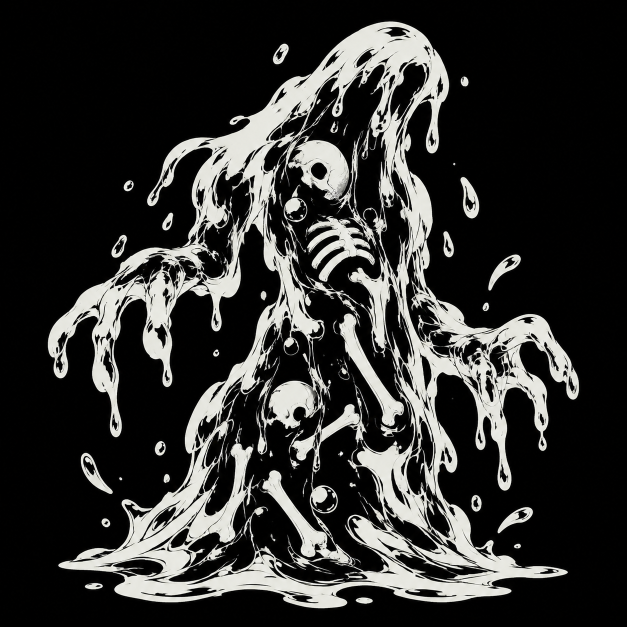
#> input picture assets/portraits/monster/monster_acid_slime.png, 1254 x 1254 px, found by its file name (shown at 1/2 size); its folder holds only this picture in this run
$ python crop_monster_avatars.py
#> lines starting #> are read from the running program, lines starting #| are printed output that depends on the picture; after the words box and inside, x2 and y2 are one past the last pixel; in counts of white or black regions, pixels touching at a corner belong together
# -*- coding: utf-8 -*-
"""
tools/crop_monster_avatars.py
怪物头像批量截取：从 assets/portraits/monster/ 的 1:1 立绘截取上半部头像方图，
输出 512x512 到 assets/avatars/monster/（保留黑底，不做去背）。
定位：亮部像素（>25）的质心定水平轴；亮区顶界 + 4% 呼吸边距定上缘；
边长取画宽 66%，越界时贴边回退。Lanczos 下采样。
"""

import os
import sys
import numpy as np
from PIL import Image

PROJ = r"D:\123\rimisekai"
SRC = os.path.join(PROJ, "assets", "portraits", "monster")
DST = os.path.join(PROJ, "assets", "avatars", "monster")
SIDE_RATIO = 0.66
TOP_MARGIN = 0.04
TARGET = 512

# 逐文件人工定框：(水平中心, 上缘, 边长)，均为垫黑方画布的比例。未列出的走启发式。
OVERRIDES = {
    "monster_boss_hobgoblin": (0.40, 0.00, 0.45),
    "monster_boss_necromancer_lord": (0.45, 0.00, 0.45),
    "monster_boss_old_god": (0.50, 0.00, 0.75),
    "monster_cave_bat": (0.50, 0.38, 0.34),
    "monster_corrupted_spider": (0.47, 0.25, 0.34),
    "monster_dire_wolf": (0.48, 0.30, 0.34),
    "monster_fire_elemental": (0.50, 0.12, 0.34),
    "monster_floating_eye": (0.50, 0.22, 0.42),
    "monster_gargoyle": (0.50, 0.25, 0.34),
    "monster_giant_rat": (0.50, 0.25, 0.34),
    "monster_goblin": (0.51, 0.28, 0.30),
    "monster_ice_elemental": (0.50, 0.20, 0.34),
    "monster_man_eating_plant": (0.46, 0.12, 0.40),
    "monster_mimic_chest": (0.49, 0.26, 0.42),
    "monster_mushroom_crawler": (0.52, 0.24, 0.36),
    "monster_shadow_tendril": (0.50, 0.18, 0.32),
    "monster_skeleton_archer": (0.42, 0.20, 0.28),
    "monster_skeleton_swordsman": (0.47, 0.08, 0.26),
    "monster_slime": (0.52, 0.47, 0.30),
    "monster_wraith": (0.52, 0.06, 0.34),
    "monster_wyvern_hatchling": (0.42, 0.22, 0.30),
    # 2026-10-08 新增 53 只批次的人工定框（启发式切头/重心错位者）
    "monster_basilisk": (0.50, 0.00, 0.52),
    "monster_bone_hound": (0.49, 0.04, 0.52),
    "monster_boss_abyss_worm": (0.50, 0.00, 0.52),
    "monster_boss_ancient_thorn": (0.50, 0.12, 0.52),
    "monster_boss_ancient_wyvern": (0.46, 0.30, 0.52),
    "monster_boss_bone_colossus": (0.50, 0.00, 0.52),
    "monster_boss_broodmother": (0.50, 0.30, 0.52),
    "monster_boss_flesh_titan": (0.50, 0.00, 0.52),
    "monster_boss_magma_behemoth": (0.50, 0.00, 0.52),
    "monster_boss_plague_lord": (0.50, 0.00, 0.52),
    "monster_boss_storm_sovereign": (0.50, 0.00, 0.52),
    "monster_cyclops": (0.50, 0.23, 0.52),
    "monster_death_knight": (0.50, 0.00, 0.52),
    "monster_doppelganger": (0.50, 0.00, 0.52),
    "monster_dust_wight": (0.50, 0.00, 0.52),
    "monster_ogre_bruiser": (0.50, 0.00, 0.52),
}


def crop_box(arr):
    h, w = arr.shape
    mask = arr > 25
    if not mask.any():
        cx, top = w // 2, 0
    else:
        ys, xs = np.where(mask)
        cx = int(np.median(xs))
        top = int(ys.min())
    side = int(w * SIDE_RATIO)
    x1 = cx - side // 2
    x1 = max(0, min(x1, w - side))
    y1 = max(0, int(top - w * TOP_MARGIN))
    y1 = min(y1, h - side)
    return x1, y1, side


def load_square(src_path):
    """居中垫黑成方画布：后续覆盖表坐标一律在方画布上表达。"""
    img = Image.open(src_path).convert("RGB")
#> img is the input picture: PIL image 1254x1254 RGB; mean R, G, B 51.1, 51.1, 49.6
    w, h = img.size
#> w = 1254; h = 1254
    side = max(w, h)
#> side = 1254
    canvas = Image.new("RGB", (side, side), (0, 0, 0))
#> canvas: PIL image 1254x1254 RGB; every value is 0
    canvas.paste(img, ((side - w) // 2, (side - h) // 2))
    return canvas


def main():
    os.makedirs(DST, exist_ok=True)
    names = sorted(f for f in os.listdir(SRC) if f.endswith(".png"))
    for name in names:
        src_path = os.path.join(SRC, name)
        canvas = load_square(src_path)
        arr = np.array(canvas.convert("L"))
        w, h = canvas.size
#> w = 1254; h = 1254
        key = name[:-4]
        if key in OVERRIDES:
            cx_frac, top_frac, side = OVERRIDES[key]
            side = int(w * side)
            x1 = int(w * cx_frac) - side // 2
            y1 = int(h * top_frac)
        else:
            x1, y1, side = crop_box(arr)
#> in crop_box, `mask = arr > 25`:
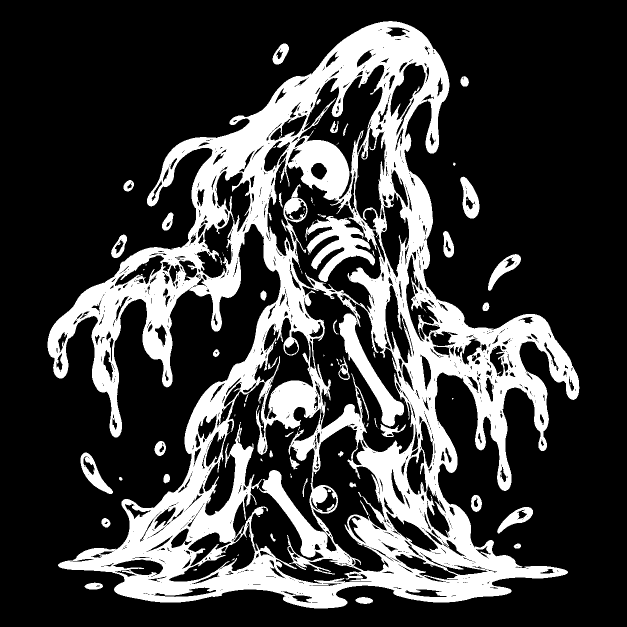
#> mask: shape (1254, 1254) bool (shown at 1/2 size); 24.7% white; 140 white regions (90 under 20 px), largest, box (x1, y1, x2, y2) and area: (95, 42, 1159, 1217) 358728, (610, 432, 750, 564) 7509, (678, 627, 808, 853) 7129
#> in crop_box, `cx = int(np.median(xs))`: cx = 647
#> in crop_box, `top = int(ys.min())`: top = 42
#> in crop_box, `x1 = cx - side // 2`: x1 = 234
#> in crop_box, `y1 = max(0, int(top - w * TOP_MARGIN))`: y1 = 0
#> x1 = 234; y1 = 0; side = 827
        x1 = max(0, min(x1, w - side))
        y1 = max(0, min(y1, h - side))
        out = canvas.crop((x1, y1, x1 + side, y1 + side)).resize((TARGET, TARGET), Image.LANCZOS)
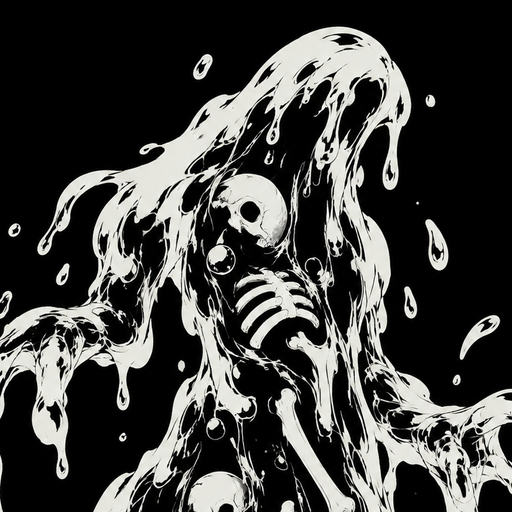
#> out: PIL image 512x512 RGB; mean R, G, B 65.6, 65.6, 63.6
        out_path = os.path.join(DST, name)
        out.save(out_path)
        print(f"{name}: box=({x1},{y1},{side})")
#| monster_acid_slime.png: box=(234,0,827)
    print(f"done: {len(names)} avatars -> {DST}")


if __name__ == "__main__":
    sys.exit(main())
#> (the program exits here)

$ run again, on assets/portraits/monster/monster_bog_leech.png
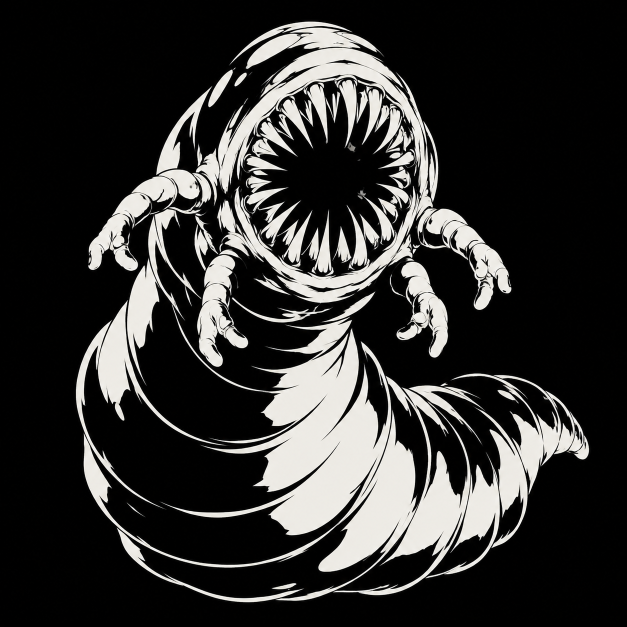
#> input picture assets/portraits/monster/monster_bog_leech.png, 1254 x 1254 px, found by its file name (shown at 1/2 size)
#> in load_square, img is the input picture: PIL image 1254x1254 RGB; mean R, G, B 50.9, 50.4, 49.2
#> canvas: PIL image 1254x1254 RGB; every value is 0
#> in crop_box, `mask = arr > 25`:
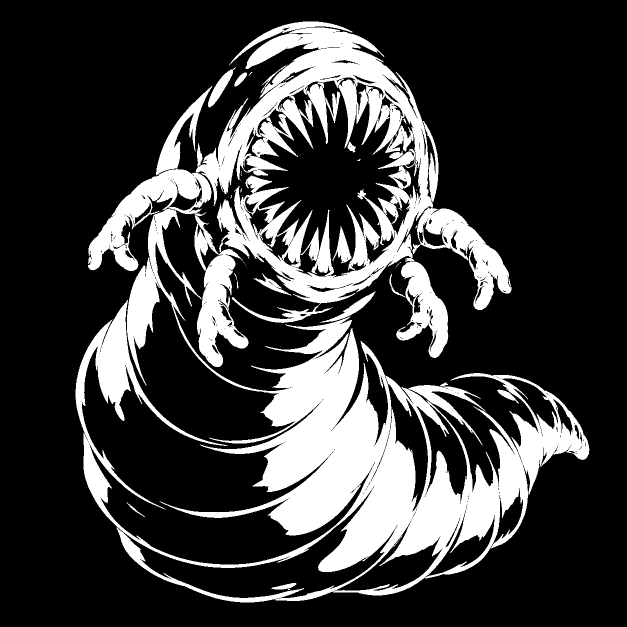
#> mask: shape (1254, 1254) bool (shown at 1/2 size); 23.1% white; 50 white regions (32 under 20 px), largest, box (x1, y1, x2, y2) and area: (151, 43, 1179, 1205) 343323, (792, 523, 897, 716) 9362, (312, 172, 425, 351) 4722
#> cx = 657
#> top = 43
#> in crop_box, `x1 = cx - side // 2`: x1 = 244
#> in crop_box, `y1 = max(0, int(top - w * TOP_MARGIN))`: y1 = 0
#> in main, `x1, y1, side = crop_box(arr)`: x1 = 244; y1 = 0; side = 827
#> in main, `out = canvas.crop((x1, y1, x1 + side, y1 + side)).resize((TARGET, TARG..`:
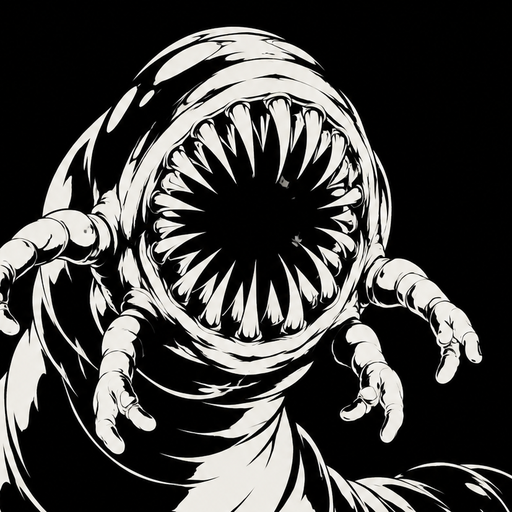
#> out: PIL image 512x512 RGB; mean R, G, B 67.4, 66.7, 65.2
#| monster_bog_leech.png: box=(244,0,827)

$ run again, on assets/portraits/monster/monster_bone_hound.png
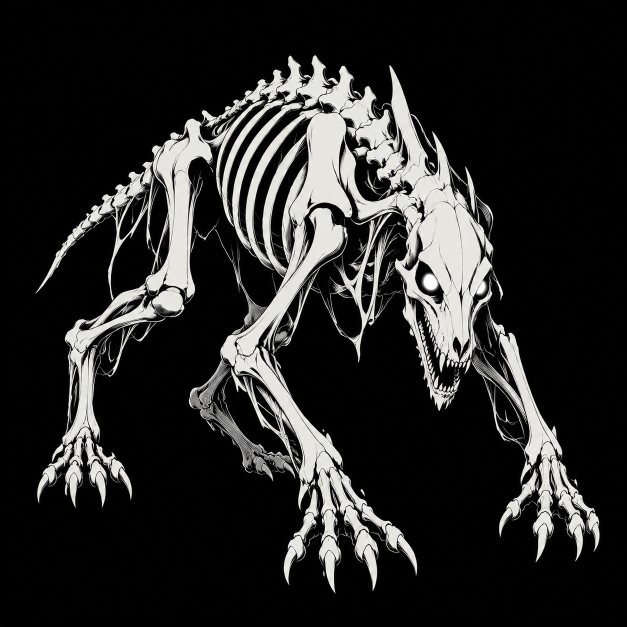
#> input picture assets/portraits/monster/monster_bone_hound.png, 1254 x 1254 px, found by its file name (shown at 1/2 size)
#> in load_square, img is the input picture: PIL image 1254x1254 RGB; mean R, G, B 39.6, 39.5, 38.6
#> canvas: PIL image 1254x1254 RGB; every value is 0
#> in main, `out = canvas.crop((x1, y1, x1 + side, y1 + side)).resize((TARGET, TARG..`:
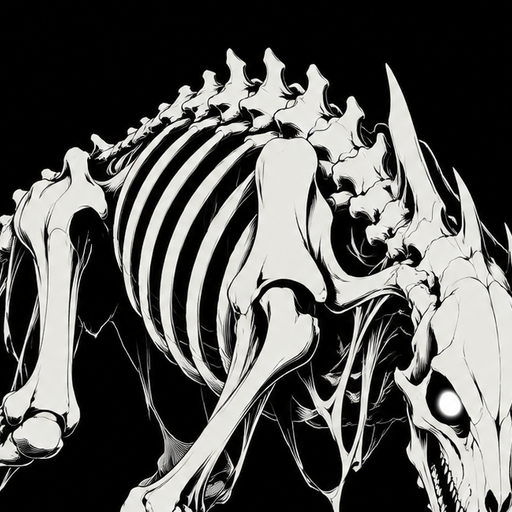
#> out: PIL image 512x512 RGB; mean R, G, B 87.3, 87.1, 85.2
#| monster_bone_hound.png: box=(288,50,652)

$ run again, on assets/portraits/monster/monster_boss_abyss_worm.png
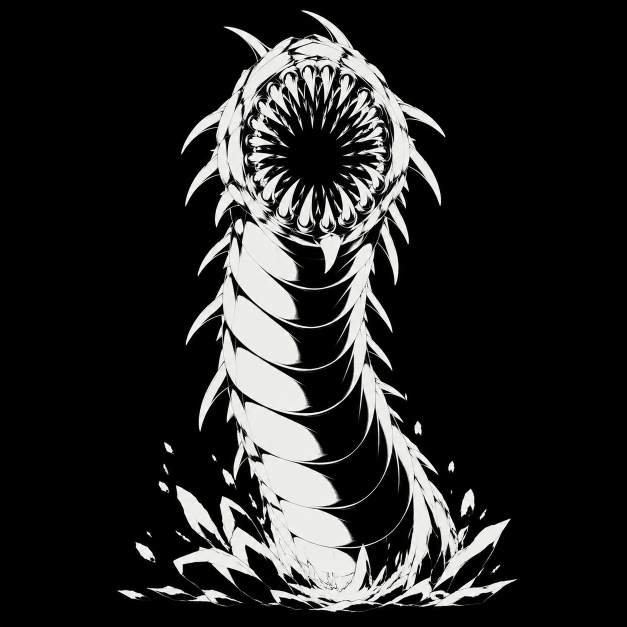
#> input picture assets/portraits/monster/monster_boss_abyss_worm.png, 1254 x 1254 px, found by its file name (shown at 1/2 size)
#> in load_square, img is the input picture: PIL image 1254x1254 RGB; mean R, G, B 38.6, 38.5, 38.1
#> canvas: PIL image 1254x1254 RGB; every value is 0
#> in main, `out = canvas.crop((x1, y1, x1 + side, y1 + side)).resize((TARGET, TARG..`:
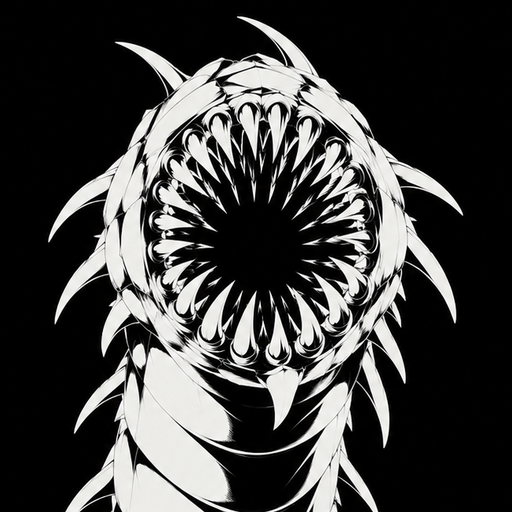
#> out: PIL image 512x512 RGB; mean R, G, B 64.2, 64.1, 63.4
#| monster_boss_abyss_worm.png: box=(301,0,652)

$ run again, on assets/portraits/monster/monster_banshee.png
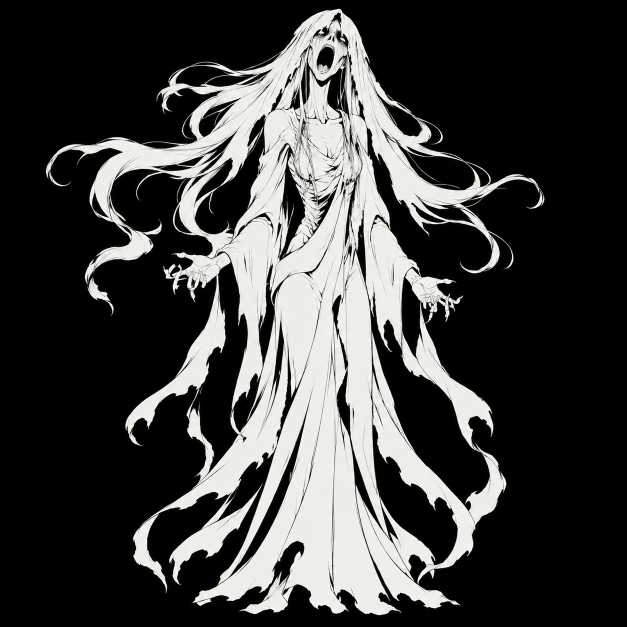
#> input picture assets/portraits/monster/monster_banshee.png, 1254 x 1254 px, found by its file name (shown at 1/2 size)
#> in load_square, img is the input picture: PIL image 1254x1254 RGB; mean R, G, B 62.6, 63.2, 61.7
#> canvas: PIL image 1254x1254 RGB; every value is 0
#> in crop_box, `mask = arr > 25`:
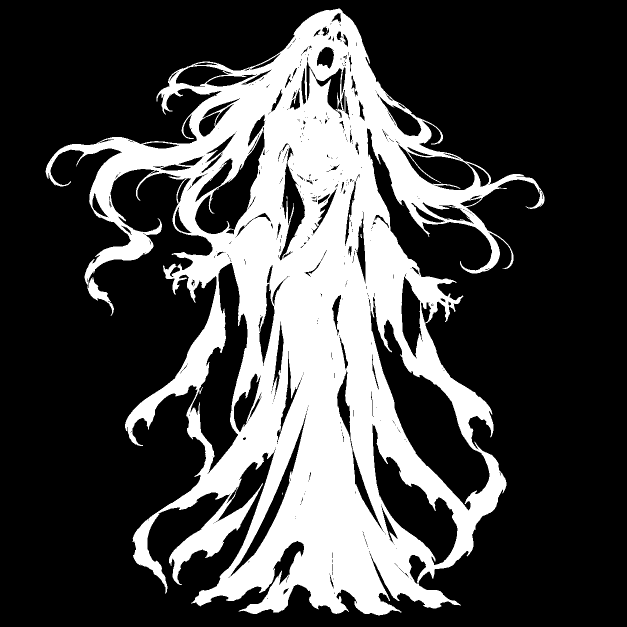
#> mask: shape (1254, 1254) bool (shown at 1/2 size); 28.3% white; 16 white regions (15 under 20 px), largest, box (x1, y1, x2, y2) and area: (91, 17, 1089, 1231) 444877
#> cx = 629
#> top = 17
#> in crop_box, `x1 = cx - side // 2`: x1 = 216
#> in crop_box, `y1 = max(0, int(top - w * TOP_MARGIN))`: y1 = 0
#> in main, `x1, y1, side = crop_box(arr)`: x1 = 216; y1 = 0; side = 827
#> in main, `out = canvas.crop((x1, y1, x1 + side, y1 + side)).resize((TARGET, TARG..`:
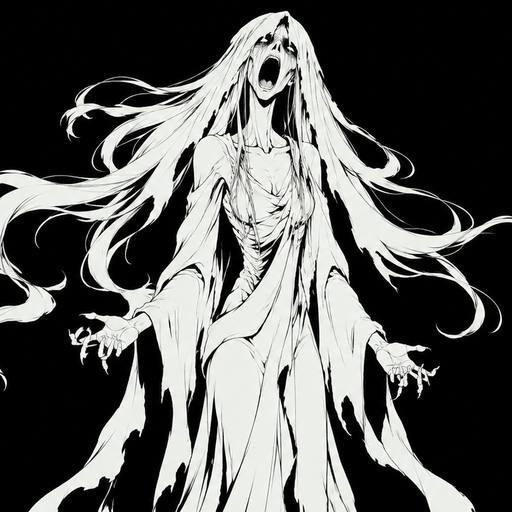
#> out: PIL image 512x512 RGB; mean R, G, B 91.2, 92, 90
#| monster_banshee.png: box=(216,0,827)
